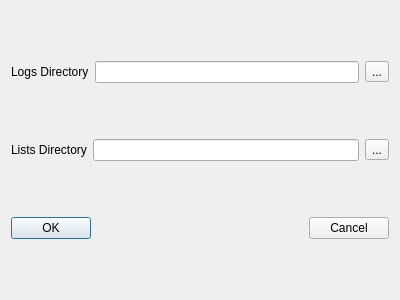
<?xml version="1.0" encoding="UTF-8"?>
<ui version="4.0">
 <class>DefDirsDlg</class>
 <widget class="QDialog" name="DefDirsDlg">
  <property name="geometry">
   <rect>
    <x>0</x>
    <y>0</y>
    <width>400</width>
    <height>300</height>
   </rect>
  </property>
  <property name="windowTitle">
   <string>Dialog</string>
  </property>
  <layout class="QVBoxLayout" name="verticalLayout">
   <item>
    <layout class="QHBoxLayout" name="horizontalLayout_3">
     <item>
      <widget class="QLabel" name="label">
       <property name="text">
        <string>Logs Directory</string>
       </property>
      </widget>
     </item>
     <item>
      <widget class="QLineEdit" name="logsDirEdit"/>
     </item>
     <item>
      <widget class="QToolButton" name="logsDirBrowse">
       <property name="text">
        <string>...</string>
       </property>
      </widget>
     </item>
    </layout>
   </item>
   <item>
    <layout class="QHBoxLayout" name="horizontalLayout_2">
     <item>
      <widget class="QLabel" name="label_2">
       <property name="text">
        <string>Lists Directory</string>
       </property>
      </widget>
     </item>
     <item>
      <widget class="QLineEdit" name="listsDirEdit"/>
     </item>
     <item>
      <widget class="QToolButton" name="listsDirBrowse">
       <property name="text">
        <string>...</string>
       </property>
      </widget>
     </item>
    </layout>
   </item>
   <item>
    <layout class="QHBoxLayout" name="horizontalLayout">
     <item>
      <widget class="QPushButton" name="OKButton">
       <property name="text">
        <string>OK</string>
       </property>
      </widget>
     </item>
     <item>
      <spacer name="horizontalSpacer">
       <property name="orientation">
        <enum>Qt::Horizontal</enum>
       </property>
       <property name="sizeHint" stdset="0">
        <size>
         <width>40</width>
         <height>20</height>
        </size>
       </property>
      </spacer>
     </item>
     <item>
      <widget class="QPushButton" name="cancelButton">
       <property name="text">
        <string>Cancel</string>
       </property>
      </widget>
     </item>
    </layout>
   </item>
  </layout>
 </widget>
 <resources/>
 <connections/>
</ui>
